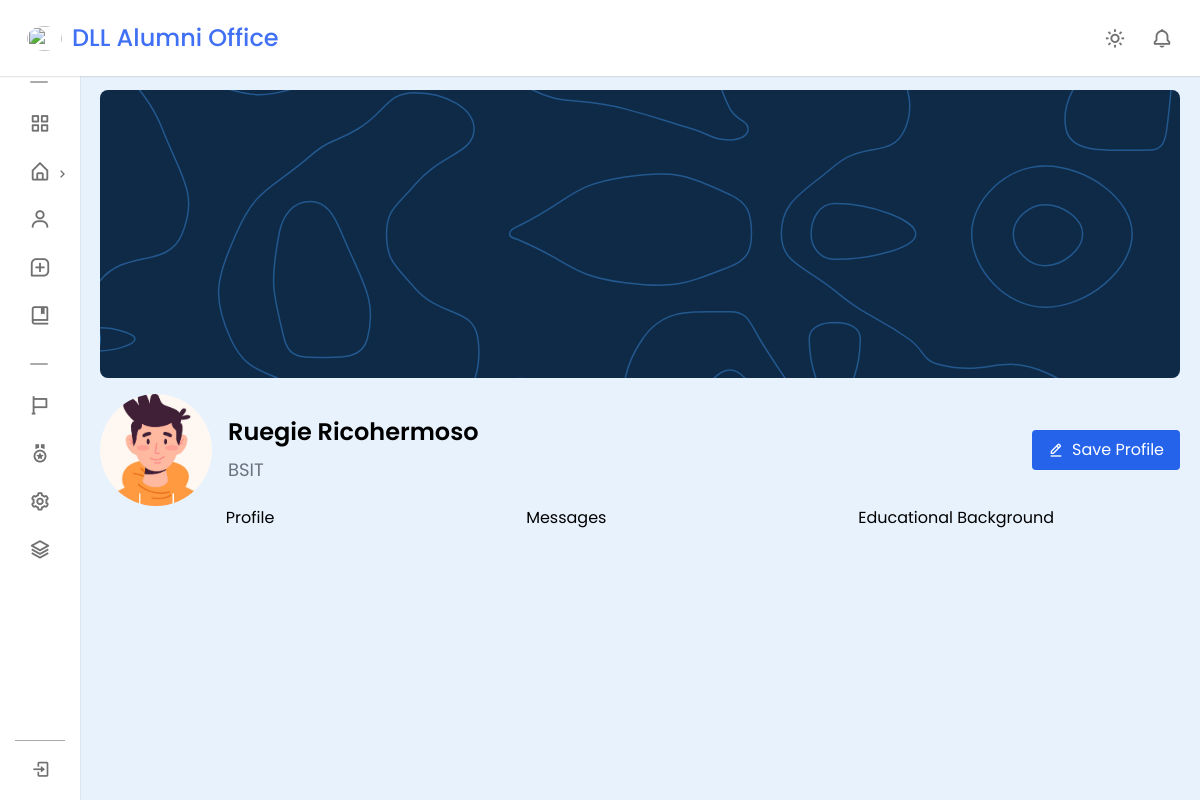
Before: /alumni/A10001/ with the older database file.
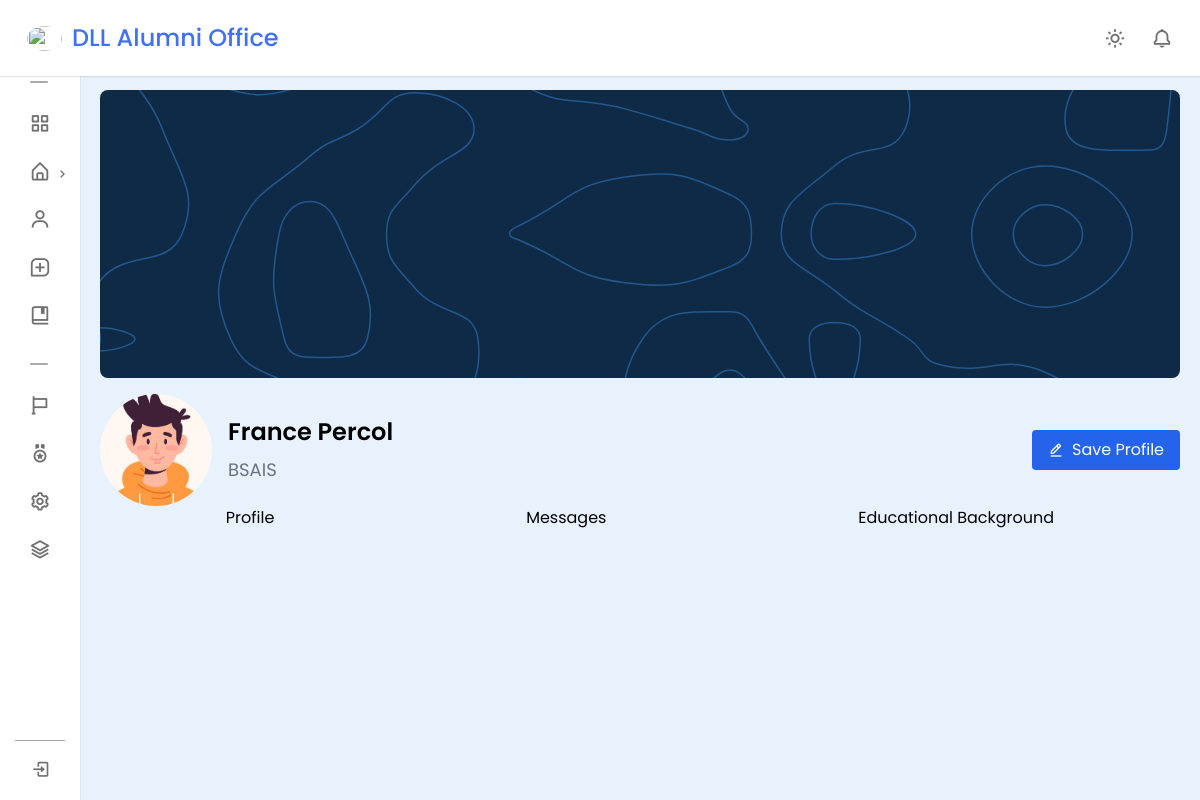
After: the same page with the newer database file.
### AlumniManagement/models.py (models this page shows, shortened)
class Alumni_Demographic_Profile(models.Model):
    user = models.OneToOneField(User, on_delete=models.CASCADE, blank=True, null=True)
    alumni_id = models.CharField(primary_key=True, max_length=6)
    fname = models.CharField(max_length=64)
    lname = models.CharField(max_length=64)
    mi = models.CharField(max_length=2, blank=True)
    suffix = models.CharField(max_length=3, blank=True)
    course_id = models.ForeignKey(Course, on_delete=models.CASCADE)
    sex = models.CharField(max_length=10, choices=SEX_CHOICES)
    religion = models.CharField(max_length=64)
    marital_status = models.CharField(max_length=64)
    date_of_birth = models.DateField()
    country = models.ForeignKey(Country, on_delete=models.CASCADE, default='Philippines')
    province = models.ForeignKey(Province, on_delete=models.CASCADE, default="Quezon")
    city = models.ForeignKey(City, on_delete=models.CASCADE, default='Lucena City')
    barangay = models.ForeignKey(Barangay, on_delete=models.CASCADE, default='Dalahican')

class Course(models.Model):
    course_id = models.CharField(max_length=6, primary_key=True)
    course_name = models.CharField(max_length=64, blank=False)
    course_desc = models.CharField(max_length=255, blank=True)
    field_type = models.CharField(max_length=64, choices=FIELD_CHOICES, default='technology')
    def __str__(self):
        return f'{self.course_id}'

### AlumniManagement/views.py (the view)
# urls.py: path('alumni/<str:alumni_id>/', views.alumni_profile, name='alumni_profile'),
def alumni_profile(request, alumni_id):
    alumni = Alumni_Demographic_Profile.objects.get(alumni_id=alumni_id)
    context = {
        'alumni':alumni
    }
    return render(request, 'AlumniManagement/alumni_profile.html', context)

### AlumniManagement/templates/AlumniManagement/alumni_profile.html (shortened to what this page needs)
{% extends 'base_alumni_management.html' %}
{% block content %}
{% load static %}
<div>
    <div class="relative">
        <img src="{% static 'AlumniManagement/img/bg.svg' %}" class="w-full h-72 object-cover rounded-lg" alt="">
    </div>
    <div class="flex items-center gap-4 mt-4">
        {% if alumni.sex == 'male' %}
            <img src="{% static "AlumniManagement/img/avatar-male.jpg" %}" class="w-28 h-28 object-cover rounded-full" alt="">
        {% else %}
            <img src="{% static "AlumniManagement/img/avatar-female.jpg" %}" class="w-28 h-28 object-cover rounded-full" alt="">
        {% endif %}
        <div>
            <h2 class="text-2xl font-semibold mb-2">{{alumni.fname}} {{alumni.mi}} {{alumni.lname}}</h2>
            <span class="text-lg text-gray-500">{{alumni.course_id}}</span>
        </div>
        <a href="#" class="py-2 px-4 rounded bg-blue-600 sm:flex items-center gap-2 text-white hover:bg-blue-700 ml-auto hidden">
            <i class='bx bx-edit-alt' ></i>
            Save Profile
        </a>
    </div>
    <div class="tabs mb-5 flex list-none flex-row flex-wrap border-b-0 pl-0">
        <div class="flex-auto text-center">
            <div class="tab" onclick="openTab(event, 'tab1')" class="my-2 block border-x-0 border-b-2 border-t-0 border-transparent px-7 pb-3.5 pt-4 text-xs font-medium uppercase leading-tight text-neutral-500 hover:isolate hover:border-transparent hover:bg-neutral-100 focus:isolate focus:border-transparent">Profile</div>
        </div>
        <div class="flex-auto text-center">
            <div class="tab" onclick="openTab(event, 'tab2')" class="my-2 block border-x-0 border-b-2 border-t-0 border-transparent px-7 pb-3.5 pt-4 text-xs font-medium uppercase leading-tight text-neutral-500 hover:isolate hover:border-transparent hover:bg-neutral-100 focus:isolate focus:border-transparent">Messages</div>
        </div>
        <div class="flex-auto text-center">
            <div class="tab" onclick="openTab(event, 'tab3')" class="my-2 block border-x-0 border-b-2 border-t-0 border-transparent px-7 pb-3.5 pt-4 text-xs font-medium uppercase leading-tight text-neutral-500 hover:isolate hover:border-transparent hover:bg-neutral-100 focus:isolate focus:border-transparent">Educational Background</div>
        </div>
    </div>
{% endblock content %}

### AlumniManagement/templates/base_alumni_management.html (shortened to what this page needs)
{% load static %}
<!DOCTYPE html>
<html>
<head>
	<script src="https://cdn.tailwindcss.com"></script>
	<link href="https://unpkg.com/boxicons@2.1.4/css/boxicons.min.css" rel="stylesheet" />
	<link rel="stylesheet" type="text/css" href="{% static 'AlumniManagement/css/base.css' %}">
</head>
<body>
	{% include "AlumniManagement/sidebar.html" %}
	<div class="main">
		{% block content %}{% endblock content %}
	</div>
</body>
</html>

### AlumniManagement/templates/AlumniManagement/sidebar.html (shortened to what this page needs)
{% load static %}
<link rel="stylesheet" type="text/css" href="{% static 'AlumniManagement/css/sidebar.css' %}">
<nav class="navbar">
    <div class="logo_item">
        <img src="" alt=""><span class="navbar-text">DLL Alumni Office</span>
    </div>
    <div class="navbar_content">
        <i class='bx bx-sun' id="darkLight"></i>
        <i class='bx bx-bell'></i>
    </div>
</nav>
<nav class="sidebar close">
    <div class="menu_content">
        <ul class="menu_items">
            <div class="menu_title menu_dahsboard"></div>
            <li class="item">
                <a href="{% url 'AlumniManagement:dashboard' %}" class="nav_link">
                    <span class="navlink_icon">
                        <i class="bx bx-grid-alt"></i>
                    </span>
                </a>
            </li>
            <div href="#" class="nav_link submenu_item">
                <span class="navlink_icon">
                    <i class="bx bx-home-alt"></i>
                </span>
                <i class="bx bx-chevron-right arrow-left"></i>
            </div>
            <li class="item">
                <a href="{% url 'AlumniManagement:alumni' %}" class="nav_link">
                    <span class="navlink_icon">
                        <i class='bx bx-user'></i>
                    </span>
                </a>
            </li>
            <li class="item">
                <a href="#" class="nav_link">
                    <span class="navlink_icon">
                        <i class='bx bx-message-square-add'></i>
                    </span>
                </a>
            </li>
            <li class="item">
                <a href="#" class="nav_link">
                    <span class="navlink_icon">
                        <i class='bx bx-book-bookmark'></i>
                    </span>
                </a>
            </li>
        </ul>
        <ul class="menu_items">
            <div class="menu_title menu_setting"></div>
            <li class="item">
                <a href="#" class="nav_link">
                    <span class="navlink_icon">
                        <i class="bx bx-flag"></i>
                    </span>
                </a>
            </li>
            <li class="item">
                <a href="#" class="nav_link">
                    <span class="navlink_icon">
                        <i class="bx bx-medal"></i>
                    </span>
                </a>
            </li>
            <li class="item">
                <a href="#" class="nav_link">
                    <span class="navlink_icon">
                        <i class="bx bx-cog"></i>
                    </span>
                </a>
            </li>
            <li class="item">
                <a href="#" class="nav_link">
                    <span class="navlink_icon">
                        <i class="bx bx-layer"></i>
                    </span>
                </a>
            </li>
        </ul>
        <div class="bottom_content">
            <div class="bottom expand_sidebar">
                <i class='bx bx-log-in'></i>
            </div>
        </div>
    </div>
</nav>

### static/AlumniManagement/css/base.css (style rules this page uses)
.main { margin-top: 90px; margin-left: 100px; margin-right: 20px; }

### static/AlumniManagement/css/sidebar.css (style rules this page uses)
* { margin: 0; padding: 0; box-sizing: border-box; font-family: "Poppins", sans-serif; }
:root { --white-color: #fff; --white-to-grey-color: #fff; --blue-color: #4070f4; --grey-color: #707070; --grey-color-light: #aaa; --black-color: #000000; --black-to-blue-color: #000000; --black-to-green-color: #000000; }
body { background-color: #e7f2fd; transition: all 0.5s ease; }
.navbar { position: fixed; top: 0; width: 100%; left: 0; background-color: var(--white-color); display: flex; align-items: center; justify-content: space-between; padding: 20px 27px; z-index: 2; box-shadow: 0 0 2px var(--grey-color-light); }
.logo_item { display: flex; align-items: center; column-gap: 10px; font-size: 22px; font-weight: 500; color: var(--blue-color); }
.navbar img { width: 35px; height: 25px; object-fit: cover; border-radius: 50%; }
.navbar_content { display: flex; align-items: center; column-gap: 25px; }
.navbar_content i { cursor: pointer; font-size: 22px; color: var(--grey-color); }
.sidebar { background-color: var(--white-color); width: 260px; position: fixed; top: 0; left: 0; height: 100%; padding: 60px 20px; z-index: 1; overflow-y: scroll; box-shadow: 0 0 1px var(--grey-color-light); transition: all 0.5s ease; }
.sidebar.close { padding: 60px 0; width: 80px; }
.menu_content { position: relative; }
.menu_title { margin: 15px 0; padding: 0 20px; font-size: 18px; }
.sidebar.close .menu_title { padding: 6px 30px; }
.menu_title::before { color: var(--grey-color); white-space: nowrap; }
.menu_dahsboard::before { content: "Dashboard"; }
.menu_setting::before { content: "Setting"; }
.sidebar.close .menu_title::before { content: ""; position: absolute; height: 2px; width: 18px; border-radius: 12px; background: var(--grey-color-light); }
.menu_items { padding: 0; list-style: none; }
.navlink_icon { position: relative; font-size: 22px; min-width: 50px; line-height: 40px; display: inline-block; text-align: center; border-radius: 6px; }
.navlink_icon::before { content: ""; position: absolute; height: 100%; width: calc(100% + 100px); left: -20px; }
.sidebar .nav_link { display: flex; align-items: center; width: 100%; padding: 4px 15px; border-radius: 8px; text-decoration: none; color: var(--grey-color); white-space: nowrap; }
.submenu_item { cursor: pointer; }
.submenu_item .arrow-left { position: absolute; right: 10px; display: inline-block; margin-right: auto; }
.bottom_content { position: fixed; bottom: 60px; left: 0; width: 260px; cursor: pointer; transition: all 0.5s ease; }
.bottom { position: absolute; display: flex; align-items: center; left: 0; justify-content: space-around; padding: 18px 0; text-align: center; width: 100%; color: var(--grey-color); border-top: 1px solid var(--grey-color-light); background-color: var(--white-color); }
.bottom i { font-size: 20px; }
.sidebar.close .bottom_content { width: 50px; left: 15px; }
.navbar-text { font-size: 24px; color: var(--blue-color); }

### AlumniManagement/templates/AlumniManagement/alumni_profile.html (style rules this page uses)
.tab { cursor: pointer; }

Changed rows visible on the page:
changed Alumni_Demographic_Profile: fname "Ruegie" → "France"; lname "Ricohermoso" → "Percol"; course_id "BSIT" → "BSAIS"
